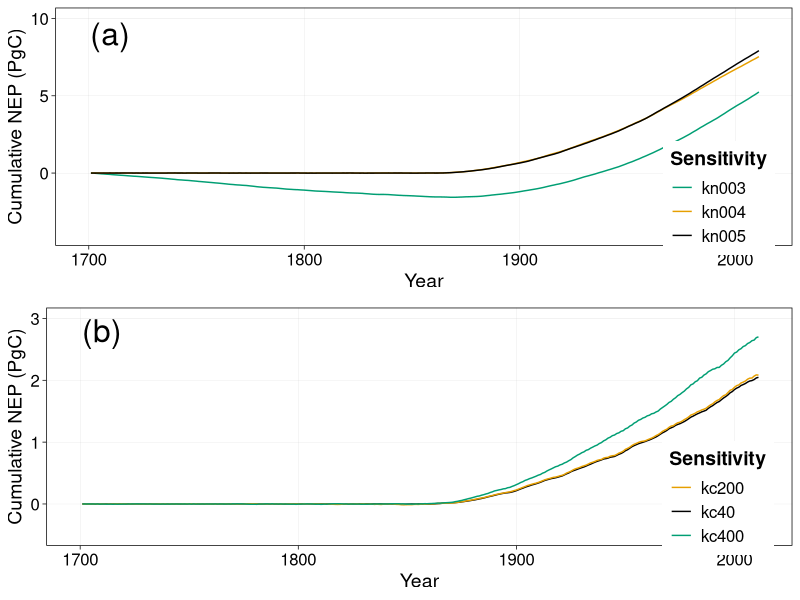

Here is the R script that generated this plot:

### read in files
ndep1DF <- read.csv("input/NDEP_sens_kn1.csv")
ndep2DF <- read.csv("input/NDEP_sens_kn2.csv")
co2DF <- read.csv("input/CO2_sens.csv")


### plotting settings
# two nice color palette for color blind
# The palette with grey:
cbPalette <- c("#999999", "#E69F00", "#56B4E9",
               "#009E73", "#F0E442", "#0072B2", "#D55E00", "#CC79A7")

# The palette with black:
cbbPalette <- c("#000000", "#E69F00", "#56B4E9", 
                "#009E73", "#F0E442", "#0072B2", "#D55E00", "#CC79A7")

require(ggplot2)
require(gridExtra)


## Plot sensitivity to timber and ag assumptions
p1 <- ggplot(ndep2DF) +
    geom_line(aes(x=year, y=kn2003_effect/1000, col="kn003")) +
    geom_line(aes(x=year, y=kn2004_effect/1000, col="kn004")) +
    geom_line(aes(x=year, y=kn2005_effect/1000, col="kn005")) +
    theme_linedraw() +
    theme(panel.grid.minor=element_blank(),
          axis.text=element_text(size=12),
          axis.title=element_text(size=14),
          legend.text=element_text(size=12),
          legend.title=element_text(size=14, face="bold"),
          legend.position=c(0.9,0.2),
          legend.background = element_rect(size=0.5, linetype="solid"),
          panel.grid.major=element_line(color="grey")) +
    ylim(-4, 10) + 
    xlim(1700, 2011) +
    labs(x="Year", y="Cumulative NEP (PgC)") +
    scale_colour_manual(name="Sensitivity", 
                        values = c("kn003" = cbbPalette[4], "kn004" = cbbPalette[2], 
                                   "kn005" = cbbPalette[1]))+
    annotate("text", x = 1710, y = 9, label = "(a)", size=8)

### Plot sens to timber and ag
p2 <- ggplot(co2DF) +
    geom_line(aes(x=year, y=CO2_ori/1000, col="kc40")) +
    geom_line(aes(x=year, y=CO2_kc200/1000, col="kc200")) +
    geom_line(aes(x=year, y=CO2_kc400/1000, col="kc400")) +
    theme_linedraw() +
    theme(panel.grid.minor=element_blank(),
          axis.text=element_text(size=12),
          axis.title=element_text(size=14),
          legend.text=element_text(size=12),
          legend.title=element_text(size=14, face="bold"),
          legend.position=c(0.9,0.2),
          legend.background = element_rect(size=0.5, linetype="solid"),
          panel.grid.major=element_line(color="grey")) +
    ylim(-0.5, 3.0) + 
    xlim(1700, 2011) +
    labs(x="Year", y="Cumulative NEP (PgC)") +
    scale_colour_manual(name="Sensitivity", 
                        values = c("kc40" = cbbPalette[1], "kc200" = cbbPalette[2], 
                                   "kc400" = cbbPalette[4])) +
    annotate("text", x = 1710, y = 2.8, label = "(b)", size=8)

pdf("Figure7.pdf")
grid.arrange(p1, p2, ncol=1)
dev.off()
